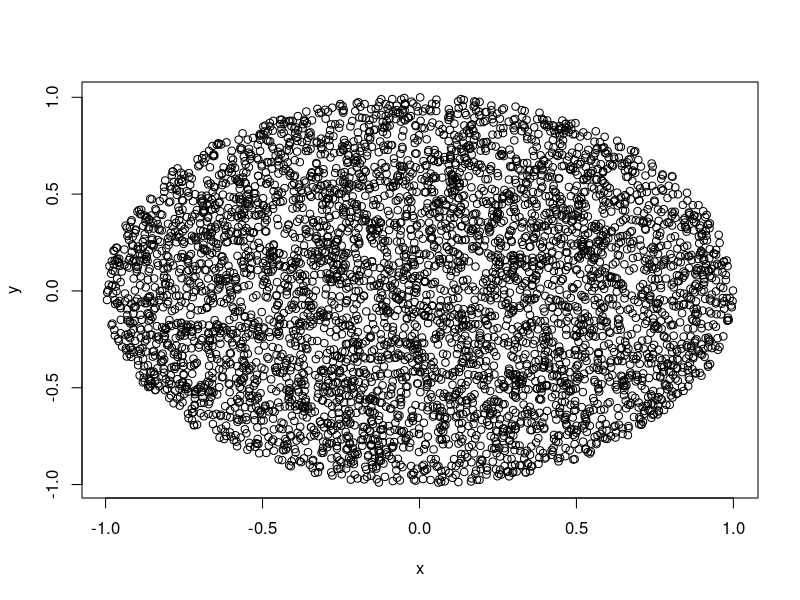

The R source for this figure:
rm(list=ls())
# generate n values between 0 and 2*PI for the angle
# generate n values between 0 and r for the distance from the center
# transform the pairs theta,r into x and y with sin and cos
rand_circ_polar <- function(n = 100,
                            c_x = 0,
                            c_y = 0,
                            R = 1){
  theta <- runif(n, min=0, max=2*pi)
  r     <- runif(n, min=0, max=1)
  r     <- sqrt(r)*R
  x     <- r * cos(theta)
  y     <- r * sin(theta)
  circle <- data.frame("x"=x,"y"=y)
  return(circle)
}
c <- rand_circ_polar(5000)
plot(c)
